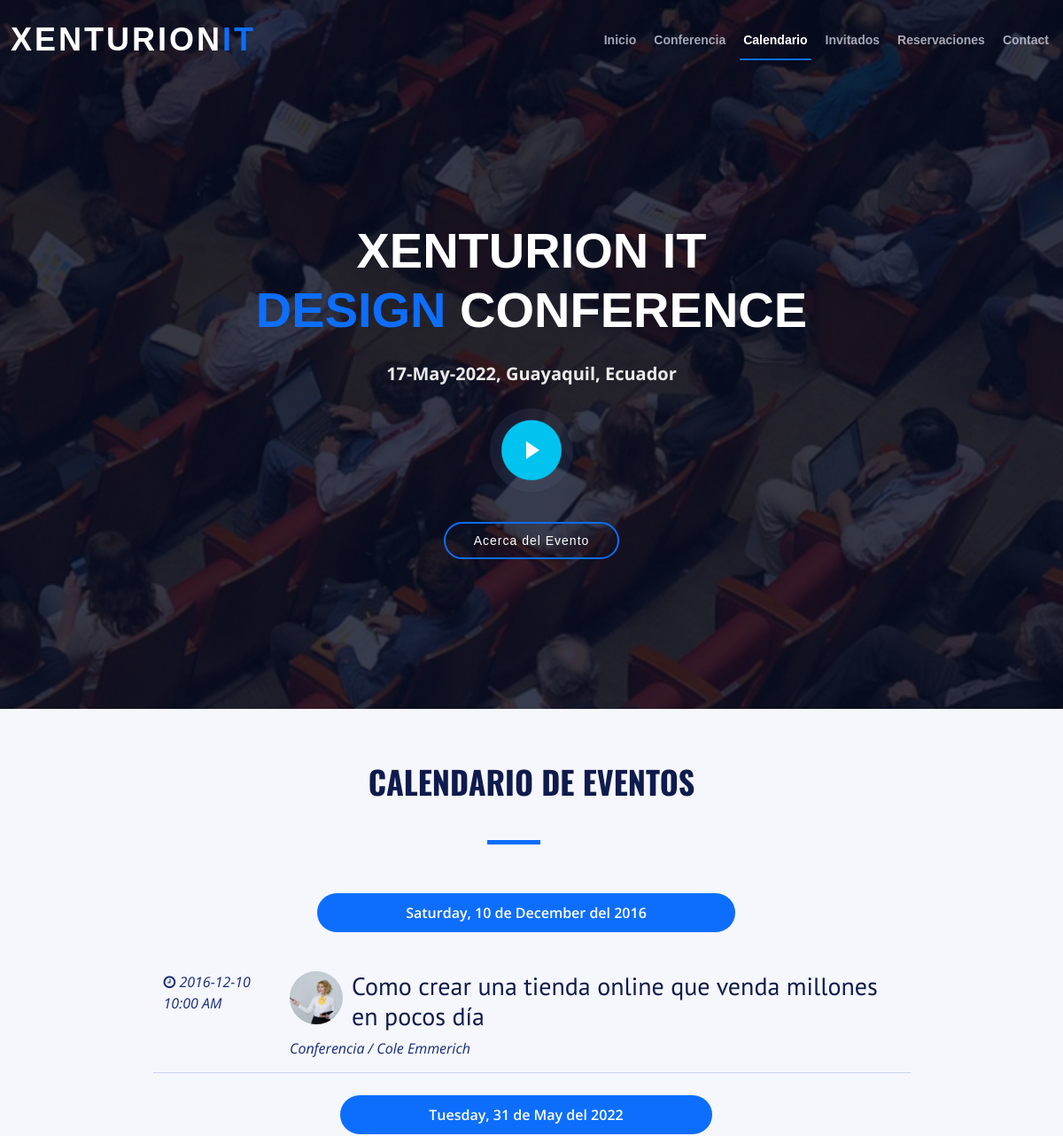
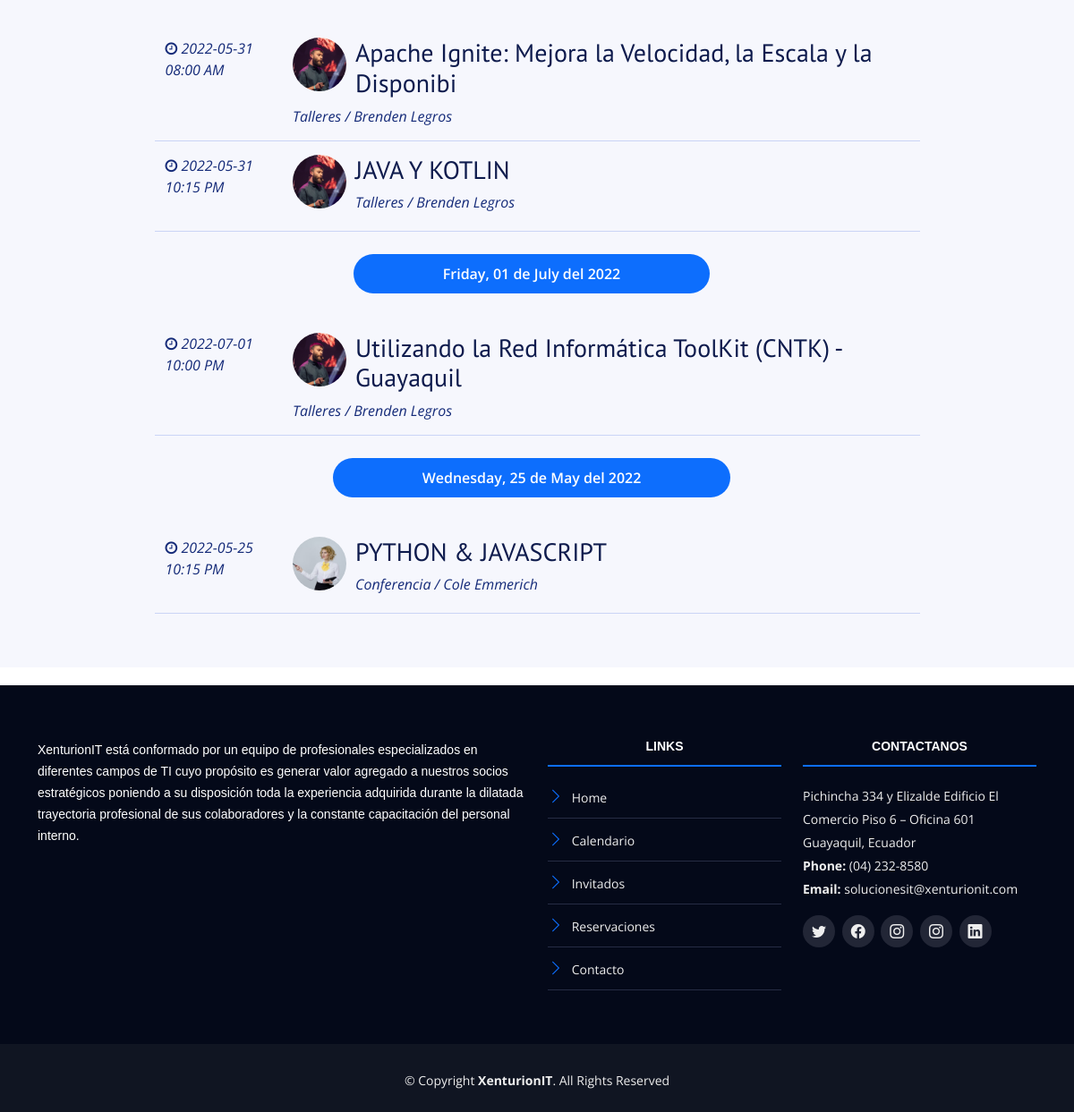
Page /calendario.php on the committed database (2 pictures, top to bottom).
### tables this page shows
CREATE TABLE `eventos` (
                           `evento_id` tinyint(10) NOT NULL AUTO_INCREMENT,
                           `nombre_evento` varchar(60) NOT NULL,
                           `fecha_evento` date NOT NULL,
                           `hora_evento` varchar(10) NOT NULL,
                           `cupo` int(11) DEFAULT NULL,
                           `id_cat_evento` tinyint(10) NOT NULL,
                           `id_inv` tinyint(4) NOT NULL,
                           `clave` varchar(10) NOT NULL,
                           `fecha_creado` datetime DEFAULT NULL,
                           `fecha_editado` date DEFAULT NULL,
                           `estado` tinyint(1) DEFAULT NULL,
                           PRIMARY KEY (`evento_id`),
                           KEY `id_cat_evento` (`id_cat_evento`),
                           KEY `id_inv` (`id_inv`),
                           CONSTRAINT `eventos_ibfk_1` FOREIGN KEY (`id_cat_evento`) REFERENCES `categoria_evento` (`id_categoria`),
                           CONSTRAINT `eventos_ibfk_2` FOREIGN KEY (`id_inv`) REFERENCES `invitados` (`invitado_id`)
);

CREATE TABLE `invitados` (
                             `invitado_id` tinyint(4) NOT NULL AUTO_INCREMENT,
                             `nombre_invitado` varchar(30) NOT NULL,
                             `apellido_invitado` varchar(30) NOT NULL,
                             `descripcion` text NOT NULL,
                             `url_imagen` varchar(50) NOT NULL,
                             `editado` datetime NOT NULL,
                             `url_facebook` varchar(200) DEFAULT NULL,
                             `url_twitter` varchar(200) DEFAULT NULL,
                             `url_instagram` varchar(200) DEFAULT NULL,
                             PRIMARY KEY (`invitado_id`)
);

CREATE TABLE `categoria_evento` (
                                    `id_categoria` tinyint(10) NOT NULL AUTO_INCREMENT,
                                    `cat_evento` varchar(50) NOT NULL,
                                    `icono` varchar(15) NOT NULL,
                                    `actualizado` datetime NOT NULL,
                                    PRIMARY KEY (`id_categoria`)
);

### calendario.php (the view, shortened to what this page needs)
<?php include_once 'includes/templates/header.php'; ?>
<section id="schedule" class="section-with-bg">
    <div class="container" data-aos="fade-up">
        <div class="section-header">
            <h2>Calendario de Eventos</h2>
        </div>
        <?php
        try {
            require_once('includes/funciones/bd_conexion.php');
            $sql = " SELECT evento_id, nombre_evento, fecha_evento, hora_evento, cat_evento, icono, nombre_invitado, apellido_invitado, url_imagen ";
            $sql .= " FROM eventos ";
            $sql .= " INNER JOIN categoria_evento ";
            $sql .= " ON eventos.id_cat_evento = categoria_evento.id_categoria ";
            $sql .= " INNER JOIN invitados ";
            $sql .= " ON eventos.id_inv = invitados.invitado_id  AND eventos.estado = 1 ";
            $sql .= " ORDER BY evento_id ";
            $resultado = $conn->query($sql);
        } catch (\Exception $e) {
            echo $e->getMessage();
        }
        ?>
        <div class="tab-content row justify-content-center" data-aos="fade-up" data-aos-delay="200">
                <?php
                $calendario = array();
                while ($eventos = $resultado->fetch_assoc()) {
                    $fecha = $eventos['fecha_evento'];
                    $evento = array(
                        'titulo' => $eventos['nombre_evento'],
                        'fecha' => $eventos['fecha_evento'],
                        'hora' => $eventos['hora_evento'],
                        'categoria' => $eventos['cat_evento'],
                        'icono' => $eventos['icono'],
                        'url_imagen' => $eventos['url_imagen'],
                        'invitado' => $eventos['nombre_invitado'] . " " . $eventos['apellido_invitado']
                    );
                    $calendario[$fecha][] = $evento;
                    ?>
                <?php }   ?>
                <?php
                foreach ($calendario as $dia => $lista_eventos) { ?>
                    <ul class="nav nav-tabs" role="tablist" data-aos="fade-up" data-aos-delay="100">
                        <li class="nav-item">
                            <a class="nav-link active" role="tab" data-bs-toggle="tab">
                                <?php
                                echo strftime("%A, %d de %B del %Y", strtotime($dia)); ?>
                            </a>
                        </li>
                    </ul>
                    <?php foreach ($lista_eventos as $evento) { ?>
                        <div role="tabpanel" class="col-lg-9 tab-pane fade show active" id="day">
                            <div class="row schedule-item">
                                <div class="col-md-2">
                                    <p class="hora">
                                        <i class="fa fa-clock-o" aria-hidden="true"></i>
                                        <?php echo $evento['fecha'] . " " . $evento['hora']; ?>
                                    </p>
                                </div>
                                <div class="col-md-10">
                                    <div class="speaker">
                                        <img src="img/invitados/<?php echo $evento['url_imagen']; ?>" alt="Brenden Legros">
                                    </div>
                                    <h3><?php header('Content-Type: text/html; utf8'); echo $evento['titulo']; ?></h3>
                                    <p><?php echo $evento['categoria']. ' / '.$evento['invitado'];?></p>
                                </div>
                            </div>
                        </div>
                    <?php } ?>
                <?php }  ?>
            </div>
    </div>
</section>
<?php include_once 'includes/templates/footer.php'; ?>

### css/main.css (style rules this page uses)
html { color: #222; font-size: 1em; line-height: 1.4; }
audio, canvas, img, svg, video { vertical-align: middle; }
html { box-sizing: border-box; }
*,*:before,*:after { box-sizing: inherit; }
body { background-color: #f2f2f2; font-family: 'Open Sans', sans-serif; }
h2 { font-family: 'Oswald', sans-serif; font-size: 2.4em; text-transform: uppercase; text-align: center; }
h2::after { content: ''; margin: 0 auto; height: 30px; width: 100px; display: block; }
h3 { color: #0e1b4d;; font-family: 'PT Sans', sans-serif; }
ul { list-style: none; margin:0; padding: 0; }

### css/styles.css (style rules this page uses)
body { background: #fff; color: #2f3138; font-family: "Open Sans", sans-serif; }
a { color: #0d6efd; text-decoration: none; transition: 0.5s; }
.section-header { margin-bottom: 30px; position: relative; padding-bottom: 10px; width: 100%; }
.section-header::before { content: ""; position: absolute; display: block; width: 60px; height: 5px; background: #0d6efd; bottom: 0; left: calc(50% - 50px); }
.section-header h2 { font-size: 36px; text-transform: uppercase; text-align: center; font-weight: 700; margin-bottom: 10px; color: #0e1b4d; }
.section-with-bg { background-color: #f6f7fd; }
#schedule { padding: 60px 0 60px 0; }
#schedule .nav-tabs { text-align: center; margin: auto; display: block; border-bottom: 0; margin-bottom: 30px; }
#schedule .nav-tabs li { display: inline-block; margin-bottom: 0; margin-top: 25px; }
#schedule .nav-tabs a { border: none; border-radius: 50px; font-weight: 600; background-color: #0e1b4d; color: #fff; padding: 10px 100px; }
#schedule .nav-tabs a.active { background-color: #0d6efd; color: #fff; }
#schedule .tab-pane { transition: ease-in-out 0.2s; }
#schedule .schedule-item { border-bottom: 1px solid #cad4f6; padding-top: 15px; padding-bottom: 15px; transition: background-color ease-in-out 0.3s; }
#schedule .schedule-item .speaker { width: 60px; height: 60px; overflow: hidden; border-radius: 50%; float: left; margin: 0 10px 10px 0; }
#schedule .schedule-item .speaker img { height: 100%; transform: translateX(-50%); margin-left: 50%; transition: all ease-in-out 0.3s; }
#schedule .schedule-item p { font-style: italic; color: #152b79; margin-bottom: 0; }

### rows in the picture
eventos: fecha_evento "2016-12-10", hora_evento "10:00 AM", id_inv.url_imagen (picture), nombre_evento "Como crear una tienda online que venda millones en pocos día", id_cat_evento.cat_evento "Conferencia", invitado "Cole Emmerich"
eventos: fecha_evento "2022-05-31", hora_evento "08:00 AM", id_inv.url_imagen (picture), nombre_evento "Apache Ignite: Mejora la Velocidad, la Escala y la Disponibi", id_cat_evento.cat_evento "Talleres", invitado "Brenden Legros"
eventos: fecha_evento "2022-05-31", hora_evento "10:15 PM", id_inv.url_imagen (picture), nombre_evento "JAVA Y KOTLIN", id_cat_evento.cat_evento "Talleres", invitado "Brenden Legros"
eventos: fecha_evento "2022-07-01", hora_evento "10:00 PM", id_inv.url_imagen (picture), nombre_evento "Utilizando la Red Informática ToolKit (CNTK) - Guayaquil", id_cat_evento.cat_evento "Talleres", invitado "Brenden Legros"
eventos: fecha_evento "2022-05-25", hora_evento "10:15 PM", id_inv.url_imagen (picture), nombre_evento "PYTHON & JAVASCRIPT", id_cat_evento.cat_evento "Conferencia", invitado "Cole Emmerich"

### other values in the picture
strftime("%A, %d de %B del %Y", strtotime($dia)) "Saturday, 10 de December del 2016"
strftime("%A, %d de %B del %Y", strtotime($dia)) "Tuesday, 31 de May del 2022"
strftime("%A, %d de %B del %Y", strtotime($dia)) "Friday, 01 de July del 2022"
strftime("%A, %d de %B del %Y", strtotime($dia)) "Wednesday, 25 de May del 2022"
